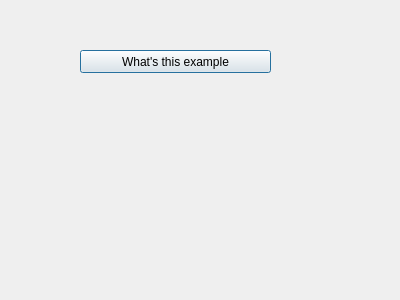
<?xml version="1.0" encoding="UTF-8"?>
<ui version="4.0">
 <class>Dial</class>
 <widget class="QDialog" name="Dial">
  <property name="geometry">
   <rect>
    <x>0</x>
    <y>0</y>
    <width>400</width>
    <height>300</height>
   </rect>
  </property>
  <property name="windowTitle">
   <string>Dialog</string>
  </property>
  <widget class="QPushButton" name="pushButton">
   <property name="geometry">
    <rect>
     <x>80</x>
     <y>50</y>
     <width>191</width>
     <height>23</height>
    </rect>
   </property>
   <property name="text">
    <string>What's this example</string>
   </property>
  </widget>
 </widget>
 <resources/>
 <connections/>
</ui>
